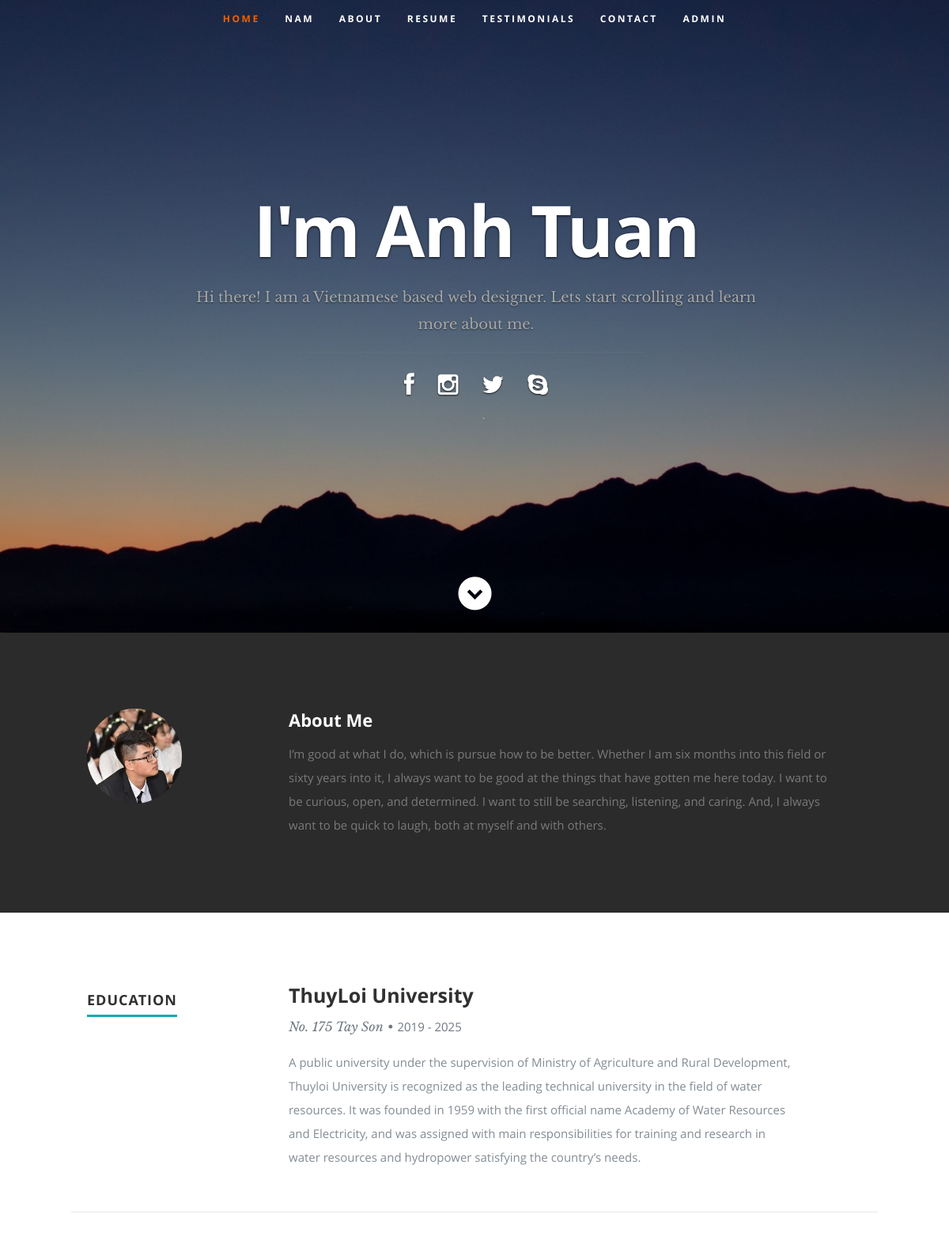
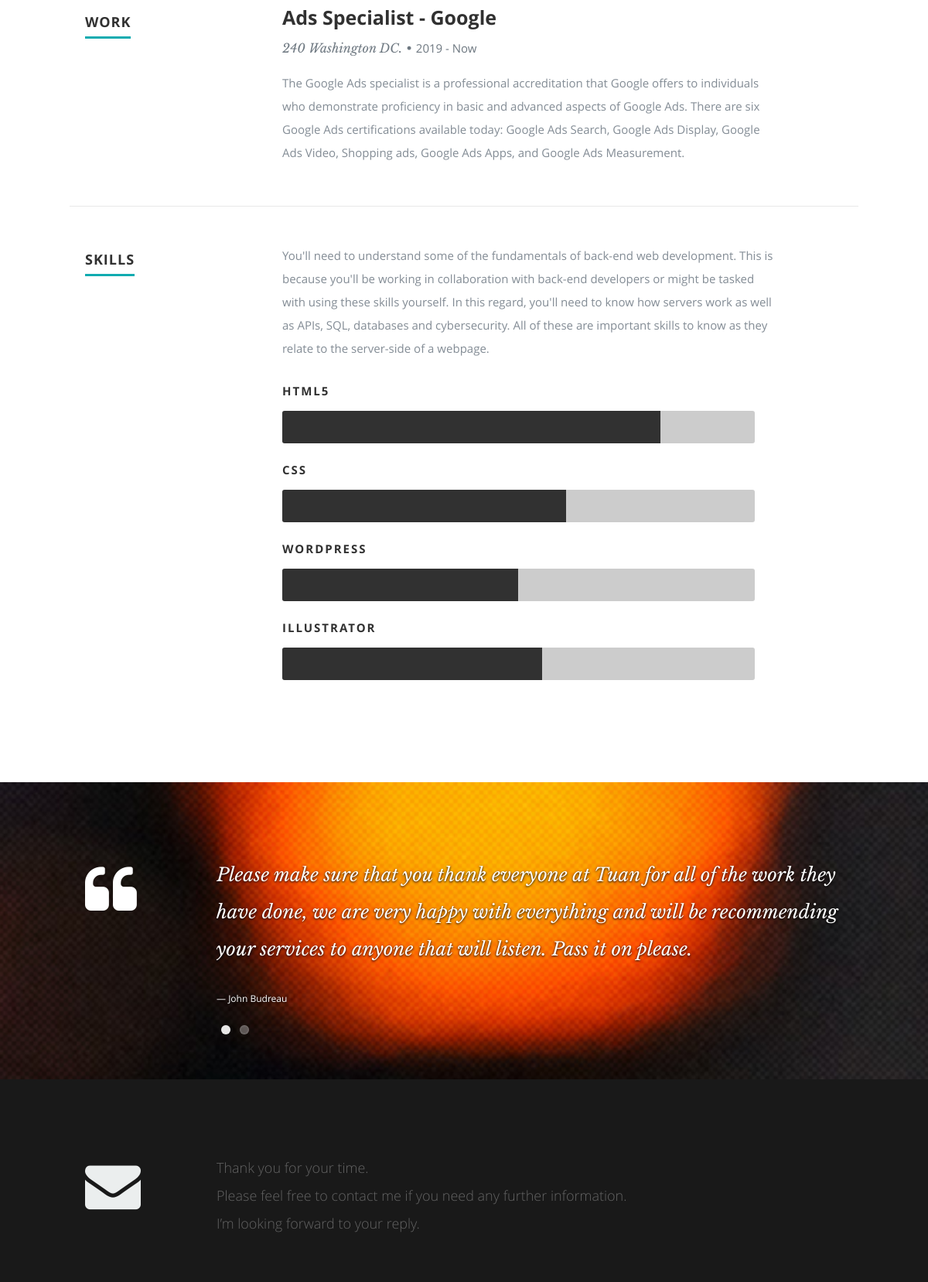
The app's page /index2.php (upper part) with its own data (2 pictures, top to bottom).
### tables this page shows
CREATE TABLE `link` (
  `id` int(11) NOT NULL,
  `fb` varchar(100) NOT NULL,
  `insta` varchar(100) NOT NULL,
  `twitter` varchar(100) NOT NULL,
  `skype` varchar(100) NOT NULL
);

CREATE TABLE `info` (
  `id` int(11) NOT NULL,
  `name` varchar(50) NOT NULL,
  `introduce` varchar(500) NOT NULL,
  `about` varchar(500) NOT NULL
);

CREATE TABLE `education` (
  `eid` int(11) NOT NULL,
  `id` int(11) NOT NULL,
  `ename` varchar(50) NOT NULL,
  `elocation` varchar(50) NOT NULL,
  `edate` varchar(50) NOT NULL,
  `eabout` varchar(500) NOT NULL
);

CREATE TABLE `work` (
  `wid` int(11) NOT NULL,
  `id` int(11) NOT NULL,
  `wname` varchar(50) NOT NULL,
  `wlocation` varchar(50) NOT NULL,
  `wdate` varchar(50) NOT NULL,
  `wabout` varchar(500) NOT NULL
);

CREATE TABLE `testimonial` (
  `tid` int(11) NOT NULL,
  `id` int(11) NOT NULL,
  `testimonial` varchar(500) NOT NULL,
  `cname` varchar(50) NOT NULL
);

### index2.php (the view, shortened to what this page needs)
<!DOCTYPE html>
<html lang="en">
<head>
   <link rel="stylesheet" href="css/default.css">
	<link rel="stylesheet" href="css/layout2.css">
   <?php
   include('config.php');
   ?>
</head>
<body>
   <header id="home">
      <nav id="nav-wrap">
         <ul id="nav" class="nav">
            <li class="current"><a class="smoothscroll" href="#home">Home</a></li>
            <li><a href="index.php">Nam</a></li>
            <li><a class="smoothscroll" href="#about">About</a></li>
	         <li><a class="smoothscroll" href="#resume">Resume</a></li>
            <li><a class="smoothscroll" href="#testimonials">Testimonials</a></li>
            <li><a class="smoothscroll" href="#contact">Contact</a></li>
            <?php
            if (!isset($_SESSION['loggedin'])) {
               echo'<li>'.'<a href="admin/login.php">'."Admin".'</a></li>';
            }
            else
            {
               echo'<li>'.'<a href="admin/info.php">'."Admin".'</a></li>';
            }
            ?>
         </ul>
      </nav>
      <?php
         $sql="SELECT * from info,link where info.id='2' AND link.id=info.id";
         $res=mysqli_query($conn,$sql);
         $datas=mysqli_fetch_all($res);
         foreach($datas as $data)
         {
         echo '<div class="row banner">';
         echo   '<div class="banner-text">';
         echo   '<h1 class="responsive-headline">'."I'm ".$data[1].'</h1>';
         echo   '<h3>'.$data[2].'<h3>';
         echo '<hr />';
         echo '<ul class="social">';
         echo '<li>'.'<a href="'.$data[5].'">'.'<i class="fa fa-facebook">'.'</i>'.'</a>'.'</li>';
         echo '<li>'.'<a href="'.$data[6].'">'.'<i class="fa fa-instagram">'.'</i>'.'</a>'.'</li>';
         echo '<li>'.'<a href="'.$data[7].'">'.'<i class="fa fa-twitter">'.'</i>'.'</a>'.'</li>';
         echo '<li>'.'<a href="'.$data[8].'">'.'<i class="fa fa-skype">'.'</i>'.'</a>'.'</li>';
         echo '</ul>';
         echo  '</div>';
         echo '</div>';
         echo '<p class="scrolldown">';
         echo   '<a class="smoothscroll" href="#about">'.'<i class="icon-down-circle">'.'</i>'.'</a>';
         echo '</p>';
         }
      ?>
   </header>
   <section id="about">
      <div class="row">
         <div class="three columns">
            <img class="profile-pic"  src="images/profilepic2.jpg" alt="" />
         </div>
         <div class="nine columns main-col">
            <h2>About Me</h2>
            <?php
            $sql2="SELECT * from info where id='2'";
            $res2=mysqli_query($conn,$sql2);
            $datas2=mysqli_fetch_all($res2);
            foreach($datas2 as $data)
            {
            echo '<p>'.$data[3].'</p>';
            }
            ?>
            </div>
         </div>
   </section>
   <section id="resume">
      <div class="row education">
         <div class="three columns header-col">
            <h1><span>Education</span></h1>
         </div>
         <div class="nine columns main-col">
            <div class="row item">
               <div class="twelve columns">
               <?php
               $sql="SELECT * from education where id='2'";
               $res=mysqli_query($conn,$sql);
               $datas=mysqli_fetch_all($res);
               foreach($datas as $data)
               {
                  echo  '<h3>'.$data[2].'</h3>';
                  echo  '<p class="info">'.$data[3].'<span>'."&bull;".'</span>'.'<em class="date">'.$data[4].'</em>'.'</p>';
                  echo  '<p>'.$data[5].'</p>';
               }
               ?>
               </div>
            </div>
         </div>
      </div>
      <div class="row work">
         <div class="three columns header-col">
            <h1><span>Work</span></h1>
         </div>
         <div class="nine columns main-col">
            <div class="row item">
               <div class="twelve columns">
               <?php
               $sql="SELECT * from work where id='2'";
               $res=mysqli_query($conn,$sql);
               $datas=mysqli_fetch_all($res);
               foreach($datas as $data)
               {
                  echo  '<h3>'.$data[2].'</h3>';
                  echo  '<p class="info">'.$data[3].'<span>'."&bull;".'</span>'.'<em class="date">'.$data[4].'</em>'.'</p>';
                  echo  '<p>'.$data[5].'</p>';
               }
               ?>
               </div>
            </div>
         </div>
      </div>
      <div class="row skill">
         <div class="three columns header-col">
            <h1><span>Skills</span></h1>
         </div>
         <div class="nine columns main-col">
            <p>You'll need to understand some of the fundamentals of back-end web development. This is because you'll be working in collaboration with back-end developers or might be tasked with using these skills yourself. In this regard, you'll need to know how servers work as well as APIs, SQL, databases and cybersecurity. All of these are important skills to know as they relate to the server-side of a webpage.
            </p>
				<div class="bars">
				   <ul class="skills">
						<li><span class="bar-expand html5"></span><em>HTML5</em></li>
						<li><span class="bar-expand photoshop"></span><em>CSS</em></li>
                  <li><span class="bar-expand wordpress"></span><em>Wordpress</em></li>
                  <li><span class="bar-expand illustrator"></span><em>illustrator</em></li>
					</ul>
				</div>
			</div>
      </div>
   </section>
   <section id="testimonials">
      <div class="text-container">
         <div class="row">
            <div class="two columns header-col">
            </div>
            <div class="ten columns flex-container">
               <div class="flexslider">
                  <ul class="slides">
                  <?php
                  $sql="SELECT * from testimonial where id='2'";
                  $res=mysqli_query($conn,$sql);
                  $datas=mysqli_fetch_all($res);
                  foreach($datas as $data)
                  {
                     echo '<li>';
                        echo '<blockquote>';
                           echo '<p>'.$data[2].'</p>';
                           echo '<cite>'.$data[3].'</cite>';
                        echo '</blockquote>';
                     echo '</li>';
                  }
                  ?>
                  </ul>
               </div>
            </div>
         </div>
       </div>
   </section>
   <section id="contact">
         <div class="row section-head">
            <div class="two columns header-col">
            </div>
            <div class="ten columns">
                  <p class="lead">Thank you for your time.<br>Please feel free to contact me if you need any further information.<br>I’m looking forward to your reply.
                  </p>
            </div>
         </div>
   </section>
</body>
</html>

### css/default.css (style rules this page uses)
html, body, div, span, object, iframe, h1, h2, h3, h4, h5, h6, p, blockquote, pre, abbr, address, cite, code, del, dfn, em, img, ins, kbd, q, samp, small, strong, sub, sup, var, b, i, dl, dt, dd, ol, ul, li, fieldset, form, label, legend, table, caption, tbody, tfoot, thead, tr, th, td, article, aside, canvas, details, figcaption, figure, footer, header, hgroup, menu, nav, section, summary, time, mark, audio, video { margin: 0; padding: 0; border: 0; outline: 0; font-size: 100%; vertical-align: baseline; background: transparent; }
article,aside,details,figcaption,figure, footer,header,hgroup,menu,nav,section { display: block; }
blockquote, q { quotes: &#8220 &#8220; }
blockquote:before, blockquote:after, q:before, q:after { content: ''; content: none; }
*, *:before, *:after { -moz-box-sizing: border-box; -webkit-box-sizing: border-box; box-sizing: border-box; }
html { font-size: 62.5%; -webkit-font-smoothing: antialiased; }
body { background: #fff; font-family: 'opensans-regular', sans-serif; font-weight: normal; font-size: 15px; line-height: 30px; color: #838C95; -webkit-font-smoothing: antialiased; -webkit-text-size-adjust: 100%; }
h1, h2, h3, h4, h5, h6 { color: #313131; font-family: 'opensans-bold', sans-serif; font-weight: normal; }
h1 a, h2 a, h3 a, h4 a, h5 a, h6 a { font-weight: inherit; }
h1 { font-size: 38px; line-height: 42px; margin-bottom: 12px; letter-spacing: -1px; }
h2 { font-size: 28px; line-height: 36px; margin-bottom: 6px; }
h3 { font-size: 22px; line-height: 30px; margin-bottom: 12px; }
p { margin: 0 0 30px 0; }
p.lead { font: 19px/36px 'opensans-light', sans-serif; margin-bottom: 18px; }
em { font: 15px/30px 'opensans-italic', sans-serif; }
blockquote { margin: 30px 0px; padding-left: 40px; position: relative; }
blockquote:before { content: "\201C"; opacity: 0.45; font-size: 80px; line-height: 0px; margin: 0; font-family: arial, sans-serif; position: absolute; top: 30px; left: 0; }
blockquote p { font-family: 'librebaskerville-italic', serif; padding: 0; font-size: 18px; line-height: 36px; }
blockquote cite { display: block; font-size: 12px; font-style: normal; line-height: 18px; }
blockquote cite:before { content: "\2014 \0020"; }
hr { border: solid #E3E3E3; border-width: 1px 0 0; clear: both; margin: 11px 0 30px; height: 0; }
a, a:visited { text-decoration: none; outline: 0; color: #11ABB0; -webkit-transition: color .3s ease-in-out; -moz-transition: color .3s ease-in-out; -o-transition: color .3s ease-in-out; transition: color .3s ease-in-out; }
p a, p a:visited { line-height: inherit; }
ul, ol { margin-bottom: 24px; margin-top: 12px; }
ul { list-style: none outside; }
li { line-height: 18px; margin-bottom: 12px; }
img { max-width: 100%; height: auto; }
.row { width: 96%; max-width: 1020px; margin: 0 auto; }
.row .row { width: auto; max-width: none; margin: 0 -20px; }
.row:before, .row:after { content: " "; display: table; }
.row:after { clear: both; }
.column, .columns { position: relative; padding: 0 20px; min-height: 1px; float: left; }
[class*="column"] + [class*="column"]:last-child { float: right; }
.row .two { width: 16.66667%; }
.row .three { width: 25%; }
.row .nine { width: 75%; }
.row .ten { width: 83.33333%; }
.row .twelve { width: 100%; }

### records on screen
link: id.name "Anh Tuan", id.introduce "Hi there! I am a Vietnamese based web designer. Lets start scrolling and learn more about me."
info: about "I’m good at what I do, which is pursue how to be better. Whether I am six months into this field or sixty years into it, I always want to be good at the things that have gotten me here today. I want to be curious, open, and determined. I want to still be searching, listening, and caring. And, I always want to be quick to laugh, both at myself and with others."
education: ename "ThuyLoi University", elocation "No. 175 Tay Son", edate "2019 - 2025", eabout "A public university under the supervision of Ministry of Agriculture and Rural Development, Thuyloi University is recognized as the leading technical university in the field of water resources. It was founded in 1959 with the first official name Academy of Water Resources and Electricity, and was assigned with main responsibilities for training and research in water resources and hydropower satisfying the country’s needs."
work: wname "Ads Specialist - Google", wlocation "240 Washington DC.", wdate "2019 - Now", wabout "The Google Ads specialist is a professional accreditation that Google offers to individuals who demonstrate proficiency in basic and advanced aspects of Google Ads. There are six Google Ads certifications available today: Google Ads Search, Google Ads Display, Google Ads Video, Shopping ads, Google Ads Apps, and Google Ads Measurement."
testimonial: testimonial "Please make sure that you thank everyone at Tuan for all of the work they have done, we are very happy with everything and will be recommending your services to anyone that will listen. Pass it on please.", cname "John Budreau"
